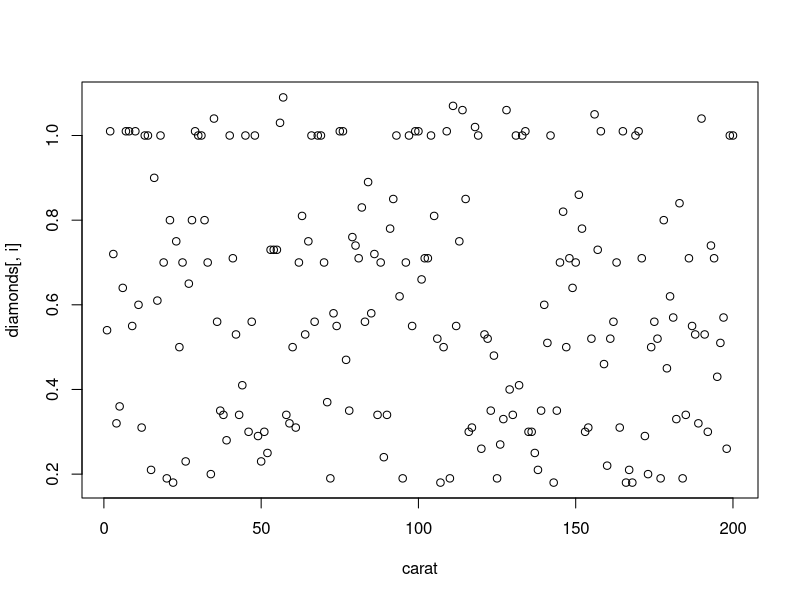

Recreate this plot in R. (Note: this script raises an error after producing the figure.)
## ---- chunk 1
diamonds <- read.delim("us.carata.txt")

summary(diamonds)
## ---- chunk 2
for(i in 1:ncol(diamonds)){
  par(ask = TRUE)
  plot(diamonds[,i], xlab = names(diamonds)[i],)
}
hist(diamonds$carat)
## ---- chunk 3

plot(diamonds$carat,diamonds$price, xlab = "Carat",ylab ="Price", main="Carat vs. Price", pch = 4, cex = .80, col = "red")
plot(diamonds$color,diamonds$price, xlab = "Color",ylab ="Price", main="Color vs. Price", pch = 4, cex = .80, col = "cyan")
plot(diamonds$clarity,diamonds$price, xlab = "Clarity",ylab ="Price", main="Clarity vs. Price", pch = 4, cex = .80)
plot(diamonds$certification,diamonds$price, xlab = "Certification",ylab ="Price", main="Certification vs. Price", pch = 4, cex = .80, col = "brown")


## ---- chunk 4
all <- lm(price~carat + color  + certification + clarity,data =diamonds )
carat <- lm(price~ carat, data = diamonds)
color <- lm(price~color, data = diamonds)

summary(all)
## ---- chunk 5
summary(carat)
## ---- chunk 6
summary(color)

## ---- chunk 7

interaction_cert <- lm(price~carat*certification + color + clarity, data = diamonds)

int_<-lm(price~ carat + color:certification + clarity, data = diamonds)

int_ccl <- lm(price ~ carat + color + clarity:certification, data= diamonds)

int_carlt <-lm(price ~ carat:clarity + color, data = diamonds)

summary(interaction_cert)
summary(int_)
summary(int_ccl)
summary(int_carlt)

## ---- chunk 8
require(leaps)

regset = regsubsets(price ~ certification + color + carat + clarity, data = diamonds, method = "forward")

plot(regset,scale="adjr2")


###model added interaction between color and carat. Did this based off the boxplot,since the relationship between color and price was pretty random
subset_model1<-lm(price~carat+clarity + color, data = diamonds)
subset_model<-lm(price~carat+clarity + color+certification, data = diamonds)

anova(subset_model1,subset_model)


summary(subset_model)


plot(subset_model)



## ---- chunk 9
v1<-lm(price~carat, data = diamonds)
v2<-lm(price~carat +color, data = diamonds)
v3<-lm(price~carat +color+ certification, data= diamonds)
full_model<-lm(price~carat + color+ certification + clarity, data= diamonds)


pred<-predict(full_model)
summary(v1)
summary(v2)
summary(v3)
summary(full_model)





## ---- chunk 10
require(car)
revised_model<-lm(price~carat:clarity + color + certification,contrasts = list(color = contr.treatment(n = 6, base =6)), data = diamonds)
rev_mod <-lm(price~carat:clarity + color:carat, data = diamonds)
mod1<-lm(price~ carat:clarity + color+ certification,contrasts = list(certification = contr.treatment(n = 3, base =2)) , data = diamonds)

summary(rev_mod)
summary(mod1)
summary(revised_model)
anova(mod1)
vif(revised_model)
vif(rev_mod)
## ---- chunk 11
require(car)
plot(revised_model)

vif(revised_model)

## ---- chunk 12
require(MASS)
require(car)
data=boxcox(revised_model,lambda=seq(-2,2,1/100))
data$x[which(data$y==max(data$y))]


#transformed data 

non_linmodel=lm(price^(.41)~ color+certification+carat:clarity, contrasts = list(color = contr.treatment(n = 6, base =6)), data=diamonds)
summary(non_linmodel)
plot(non_linmodel)

anova(non_linmodel)
vif(non_linmodel)
